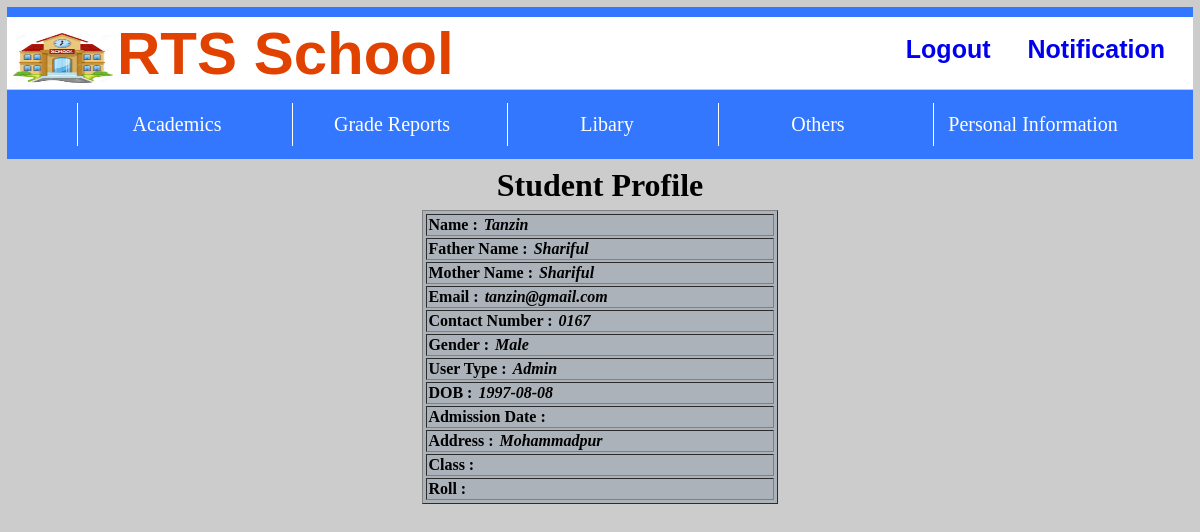
The page /Student/studentInfo.php (signed in) on the database its author committed.
### tables this page shows
CREATE TABLE `userinformation` (
  `UId` int(15) NOT NULL,
  `UName` varchar(50) NOT NULL,
  `Father_Name` varchar(50) NOT NULL,
  `Mother_Name` varchar(50) NOT NULL,
  `Password` varchar(100) NOT NULL,
  `Email` varchar(80) NOT NULL,
  `Contact_No` varchar(15) NOT NULL,
  `Gender` varchar(15) NOT NULL,
  `Date_Of_Birth` date NOT NULL,
  `User_Type` varchar(15) NOT NULL,
  `Joining_Date` date DEFAULT NULL,
  `Admission_Date` date DEFAULT NULL,
  `Address` varchar(100) NOT NULL,
  `Department` varchar(15) DEFAULT NULL,
  `Class` varchar(10) DEFAULT NULL,
  `Section` varchar(3) DEFAULT NULL,
  `Roll` int(5) DEFAULT NULL
);

### Student/studentInfo.php (the view, shortened to what this page needs)
<?php
if(isset($_COOKIE['userid']))
{
$conn=mysqli_connect('localhost','root','','school');
$sql="SELECT Uid,UName,Father_Name,Mother_Name,User_Type,Email,Gender,Contact_No,Date_Of_Birth,Admission_Date,Class,Roll,Address FROM `UserInformation` WHERE UId='{$_COOKIE['userid']}'";
  $result=mysqli_query($conn,$sql);
  $user=mysqli_fetch_assoc($result);
    if(count($user)>0)
    {
?>
<!DOCTYPE html>
<html>
  <head>
   <link rel="stylesheet" type="text/css" href="../CSS/menubar.css">
  </head>
  <body>
    <header>
     <div class="head">
    <h1>
        <a href="studentHome.php">
      <img src="xyz.jpg" height="50px" width="100px" align="center"></a>RTS School
           <a class="notification" href="notification.php">Notification</a>
         <a class="logout"href="logout.php">Logout</a>
    </h1>
  </div>
  <div class="nav">
    <ul class="main-menu">
      <li>Academics
            </li>
      <li>Grade Reports
      </li>
      <li>Libary
      <li>Others
      </li>
      <li>Personal Information
    </ul>
  </div>
</header>
      <div>
        <center><h1>Student Profile</h1></center>
  <center>
    <table border="1" width="30%" bgcolor="#ABB2B9" style="text-align: left;" >
      <tr>
        <th>Name : <i> <?=$user['UName']?></i></th>
      </tr>
      <tr>
        <th>Father Name : <i> <?=$user["Father_Name"]?></i></th>
      </tr>
      <tr>
        <th>Mother Name : <i> <?=$user["Father_Name"]?></i></th>
      </tr>
      <tr>
        <th>Email : <i> <?=$user['Email']?></i></th>
      </tr>
      <tr>
        <th>Contact Number : <i> <?=$user['Contact_No']?></i></th>
      </tr>
      <tr>
        <th>Gender : <i> <?=$user['Gender']?></i></th>
      </tr>
      <tr>
        <th>User Type : <i> <?=$user['User_Type']?></i></th>
      </tr>
      <tr>
        <th>DOB : <i> <?=$user['Date_Of_Birth']?></i></th>
      </tr>
      <tr>
        <th>Admission Date : <i> <?=$user['Admission_Date']?></i></th>
      </tr>
      <tr>
        <th>Address : <i> <?=$user['Address']?></i></th>
      </tr>
      <tr>
        <th>Class : <i> <?=$user['Class']?></i></th>
      </tr>
      <tr>
        <th>Roll : <i> <?=$user['Roll']?></i></th>
      </tr>
     </table>
     </center>
        </div>
  </body>
</html>
<?php
    }
    else
    {
     echo"No data found";
    }
}
else
{
  header('location: ../Login/Login.html');
}
?>

### CSS/menubar.css (style rules this page uses)
body { background:#ccc; }
* { padding: 1px; margin: 1px; }
.head { background: white; color: RGB(225,66,0); padding: 0px 0px; font-family: sans-serif; font-size: 30px; border-top:10px solid #37f; }
.logout { float:right; display:inline; padding: 15px 25px 0 10px; font-family: sans-serif; font-size: 25px; }
.notification { float:right; display:inline; padding: 15px 25px 0 10px; font-family: sans-serif; font-size: 25px; }
.nav { padding: 10px 0px; background: #37f; text-align: center; }
.main-menu>li { display: inline-block; width: 200px; padding: 10px 0px; margin-left: 10px; text-align: center; color: white; font-size: 20px; border-left: 1px solid white; transition: .4s; cursor: pointer; box-sizing: border-box; }
a { text-decoration: none; }

### rows shown on the page
userinformation: UName "Tanzin", Father_Name "Shariful", Email "tanzin@gmail.com", Contact_No "0167", Gender "Male", User_Type "Admin", Date_Of_Birth "1997-08-08", Address "Mohammadpur"
